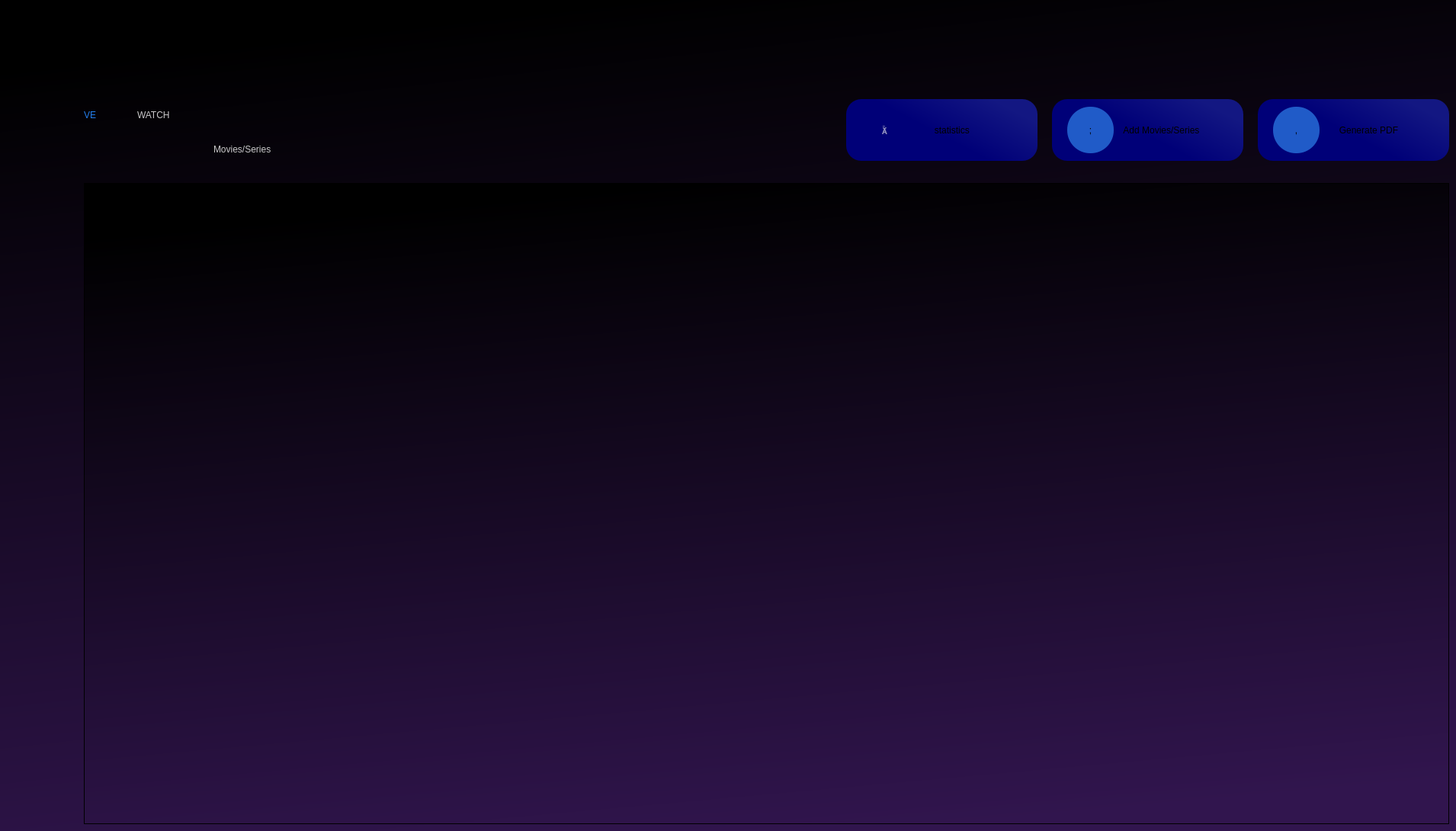
   <widget class="QWidget" name="ddesignomar">
    <property name="styleSheet">
     <string notr="true">background-color: qlineargradient(spread:pad, x1:0.426227, y1:0, x2:0.625, y2:1, stop:0 rgba(0, 0, 0, 255), stop:1 rgba(49, 21, 78, 255));</string>
    </property>
    <widget class="QPushButton" name="loM_2">
     <property name="geometry">
      <rect>
       <x>1380</x>
       <y>130</y>
       <width>251</width>
       <height>81</height>
      </rect>
     </property>
     <property name="toolTipDuration">
      <number>1</number>
     </property>
     <property name="autoFillBackground">
      <bool>false</bool>
     </property>
     <property name="styleSheet">
      <string notr="true">QPushButton#loM_2{
	font: 14pt &quot;MS Shell Dlg 2&quot;;
border-radius:20px;
	background-color: qlineargradient(spread:pad, x1:1, y1:0.386, x2:0.545454, y2:0.665, stop:0 rgba(19, 23, 130, 255), stop:1 rgba(0, 0, 120, 255));
}
QPushButton#loM_2:hover{
border-radius:20px;
color:rgb(255,255,255);
	background-color: qlineargradient(spread:pad, x1:1, y1:0.386, x2:0.545454, y2:0.665, stop:0 rgba(19, 23, 130, 255), stop:1 rgba(0, 0, 200, 255));
	font: 14pt &quot;MS Shell Dlg 2&quot;;
}

</string>
     </property>
     <property name="text">
      <string>           Add Movies/Series</string>
     </property>
     <property name="iconSize">
      <size>
       <width>40</width>
       <height>40</height>
      </size>
     </property>
     <property name="flat">
      <bool>false</bool>
     </property>
    </widget>
    <widget class="QPushButton" name="add_2">
     <property name="geometry">
      <rect>
       <x>1400</x>
       <y>140</y>
       <width>61</width>
       <height>61</height>
      </rect>
     </property>
     <property name="toolTipDuration">
      <number>1</number>
     </property>
     <property name="autoFillBackground">
      <bool>false</bool>
     </property>
     <property name="styleSheet">
      <string notr="true">QPushButton#add_2{
border-radius:30px;
	font: 24pt &quot;dripicons-v2&quot;;
	background-color: rgb(32, 91, 200);
}</string>
     </property>
     <property name="text">
      <string>;</string>
     </property>
     <property name="iconSize">
      <size>
       <width>40</width>
       <height>40</height>
      </size>
     </property>
     <property name="flat">
      <bool>false</bool>
     </property>
    </widget>
    <widget class="QLabel" name="label_45">
     <property name="geometry">
      <rect>
       <x>280</x>
       <y>180</y>
       <width>101</width>
       <height>31</height>
      </rect>
     </property>
     <property name="styleSheet">
      <string notr="true">color: rgba(255,255,255,200);
font: 12pt &quot;MS Shell Dlg 2&quot;;
background-color:transparent;</string>
     </property>
     <property name="text">
      <string>Movies/Series</string>
     </property>
    </widget>
    <widget class="QLabel" name="label_49">
     <property name="geometry">
      <rect>
       <x>180</x>
       <y>100</y>
       <width>241</width>
       <height>101</height>
      </rect>
     </property>
     <property name="styleSheet">
      <string notr="true">color: rgba(255,255,255,200);
font: 42pt &quot;MS Shell Dlg 2&quot;;
background-color:transparent;</string>
     </property>
     <property name="text">
      <string>WATCH</string>
     </property>
    </widget>
    <widget class="QPushButton" name="exportM_2">
     <property name="geometry">
      <rect>
       <x>1670</x>
       <y>140</y>
       <width>61</width>
       <height>61</height>
      </rect>
     </property>
     <property name="toolTipDuration">
      <number>1</number>
     </property>
     <property name="autoFillBackground">
      <bool>false</bool>
     </property>
     <property name="styleSheet">
      <string notr="true">QPushButton#exportM_2{
border-radius:30px;
	font: 24pt &quot;dripicons-v2&quot;;
	background-color: rgb(32, 91, 200);
}</string>
     </property>
     <property name="text">
      <string>,</string>
     </property>
     <property name="iconSize">
      <size>
       <width>40</width>
       <height>40</height>
      </size>
     </property>
     <property name="flat">
      <bool>false</bool>
     </property>
    </widget>
    <widget class="QTableView" name="tableViewM_2">
     <property name="geometry">
      <rect>
       <x>110</x>
       <y>240</y>
       <width>1791</width>
       <height>841</height>
      </rect>
     </property>
     <property name="minimumSize">
      <size>
       <width>1700</width>
       <height>700</height>
      </size>
     </property>
     <property name="font">
      <font>
       <family>Times New Roman</family>
       <pointsize>14</pointsize>
      </font>
     </property>
     <property name="styleSheet">
      <string notr="true">QTableView::item
{
        background-color:rgba(49,28,71,100);
     border : 2px solid white ;
        font : 25px;
color : black;

        max-width : 200;
        max-height : 200;
        min-width : 200;
        min-height : 200;
	
}

</string>
     </property>
     <attribute name="horizontalHeaderCascadingSectionResizes">
      <bool>true</bool>
     </attribute>
     <attribute name="horizontalHeaderShowSortIndicator" stdset="0">
      <bool>true</bool>
     </attribute>
     <attribute name="horizontalHeaderStretchLastSection">
      <bool>true</bool>
     </attribute>
     <attribute name="verticalHeaderCascadingSectionResizes">
      <bool>true</bool>
     </attribute>
     <attribute name="verticalHeaderShowSortIndicator" stdset="0">
      <bool>true</bool>
     </attribute>
     <attribute name="verticalHeaderStretchLastSection">
      <bool>true</bool>
     </attribute>
    </widget>
    <widget class="QLabel" name="label_50">
     <property name="geometry">
      <rect>
       <x>110</x>
       <y>100</y>
       <width>71</width>
       <height>101</height>
      </rect>
     </property>
     <property name="styleSheet">
      <string notr="true">font: 42pt &quot;MS Shell Dlg 2&quot;;
background-color:transparent;
color: rgba(35,125,236,255);</string>
     </property>
     <property name="text">
      <string>VE</string>
     </property>
    </widget>
    <widget class="QPushButton" name="hihi_10tr_6">
     <property name="geometry">
      <rect>
       <x>1110</x>
       <y>130</y>
       <width>251</width>
       <height>81</height>
      </rect>
     </property>
     <property name="toolTipDuration">
      <number>1</number>
     </property>
     <property name="autoFillBackground">
      <bool>false</bool>
     </property>
     <property name="styleSheet">
      <string notr="true">QPushButton#hihi_10tr_6{
	font: 14pt &quot;MS Shell Dlg 2&quot;;
border-radius:20px;
	background-color: qlineargradient(spread:pad, x1:1, y1:0.386, x2:0.545454, y2:0.665, stop:0 rgba(19, 23, 130, 255), stop:1 rgba(0, 0, 120, 255));
}
QPushButton#hihi_10tr_6:hover{
border-radius:20px;
color:rgb(255,255,255);
	background-color: qlineargradient(spread:pad, x1:1, y1:0.386, x2:0.545454, y2:0.665, stop:0 rgba(19, 23, 130, 255), stop:1 rgba(0, 0, 200, 255));
	font: 14pt &quot;MS Shell Dlg 2&quot;;
}

</string>
     </property>
     <property name="text">
      <string>        statistics</string>
     </property>
     <property name="iconSize">
      <size>
       <width>40</width>
       <height>40</height>
      </size>
     </property>
     <property name="flat">
      <bool>false</bool>
     </property>
    </widget>
    <widget class="QPushButton" name="hihi_14">
     <property name="geometry">
      <rect>
       <x>1140</x>
       <y>150</y>
       <width>41</width>
       <height>41</height>
      </rect>
     </property>
     <property name="toolTipDuration">
      <number>1</number>
     </property>
     <property name="autoFillBackground">
      <bool>false</bool>
     </property>
     <property name="styleSheet">
      <string notr="true">QPushButton#hihi_14
{
font: 30pt &quot;dripicons-v2&quot;;
border:none;
background-color:transparent;
color:rgba(255,255,255,150);
}
QPushButton#hihi_14:hover
{
font: 30pt &quot;dripicons-v2&quot;;
border:none;
background-color:transparent;
color:rgba(255,255,255,255);
}</string>
     </property>
     <property name="text">
      <string></string>
     </property>
     <property name="iconSize">
      <size>
       <width>40</width>
       <height>40</height>
      </size>
     </property>
     <property name="flat">
      <bool>false</bool>
     </property>
    </widget>
    <widget class="QPushButton" name="exportButtonM_2">
     <property name="geometry">
      <rect>
       <x>1650</x>
       <y>130</y>
       <width>251</width>
       <height>81</height>
      </rect>
     </property>
     <property name="toolTipDuration">
      <number>1</number>
     </property>
     <property name="autoFillBackground">
      <bool>false</bool>
     </property>
     <property name="styleSheet">
      <string notr="true">QPushButton#exportButtonM_2{
	font: 14pt &quot;MS Shell Dlg 2&quot;;
border-radius:20px;
	background-color: qlineargradient(spread:pad, x1:1, y1:0.386, x2:0.545454, y2:0.665, stop:0 rgba(19, 23, 130, 255), stop:1 rgba(0, 0, 120, 255));
}
QPushButton#exportButtonM_2:click{
border-radius:20px;
color:rgb(255,255,255);
	background-color: qlineargradient(spread:pad, x1:1, y1:0.386, x2:0.545454, y2:0.665, stop:0 rgba(19, 23, 130, 255), stop:1 rgba(0, 0, 200, 255));
	font: 14pt &quot;MS Shell Dlg 2&quot;;
}

</string>
     </property>
     <property name="text">
      <string>            Generate PDF</string>
     </property>
     <property name="iconSize">
      <size>
       <width>40</width>
       <height>40</height>
      </size>
     </property>
     <property name="flat">
      <bool>false</bool>
     </property>
    </widget>
    <zorder>loM_2</zorder>
    <zorder>add_2</zorder>
    <zorder>label_45</zorder>
    <zorder>label_49</zorder>
    <zorder>tableViewM_2</zorder>
    <zorder>label_50</zorder>
    <zorder>hihi_10tr_6</zorder>
    <zorder>hihi_14</zorder>
    <zorder>exportButtonM_2</zorder>
    <zorder>exportM_2</zorder>
   </widget>
